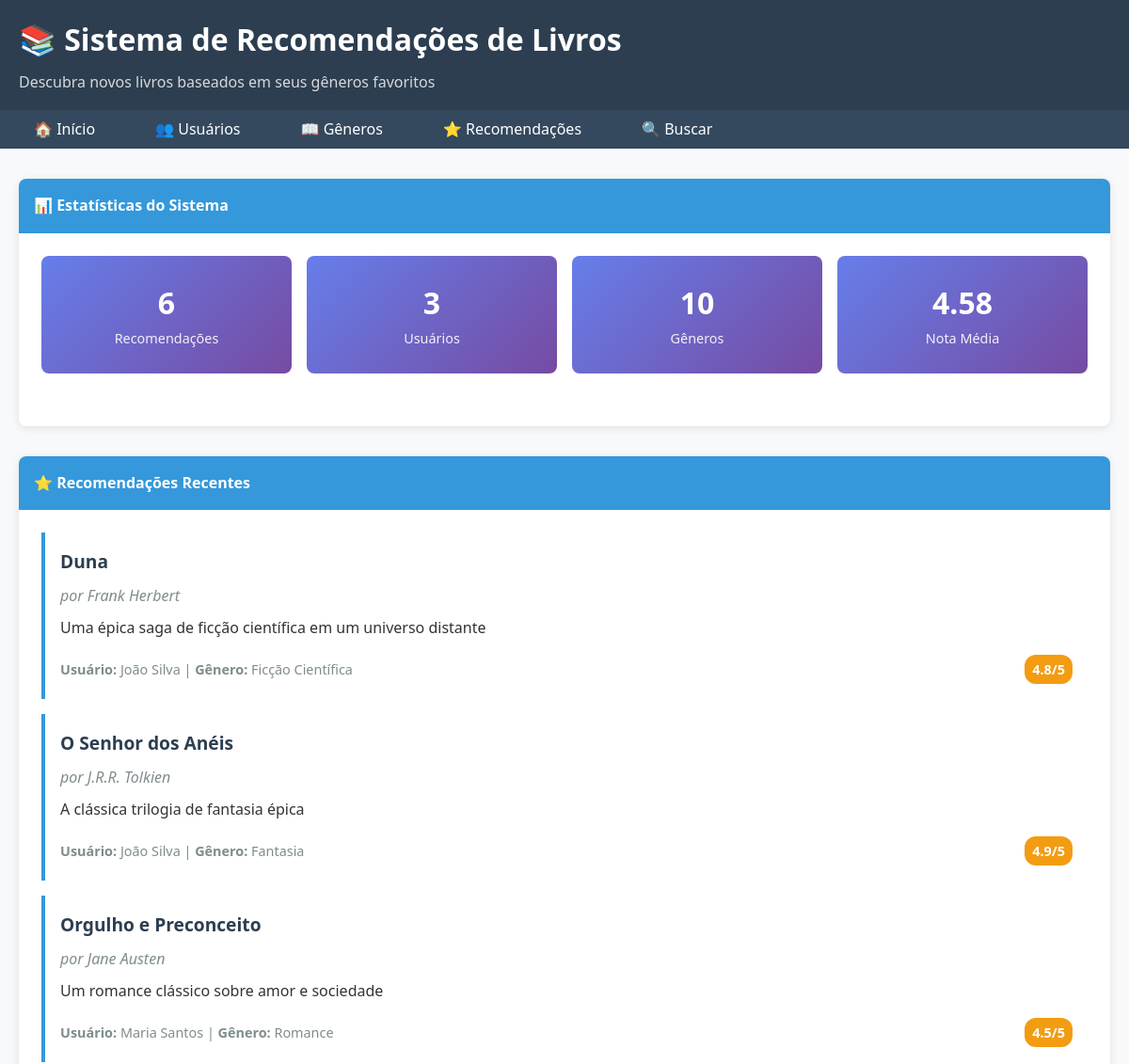
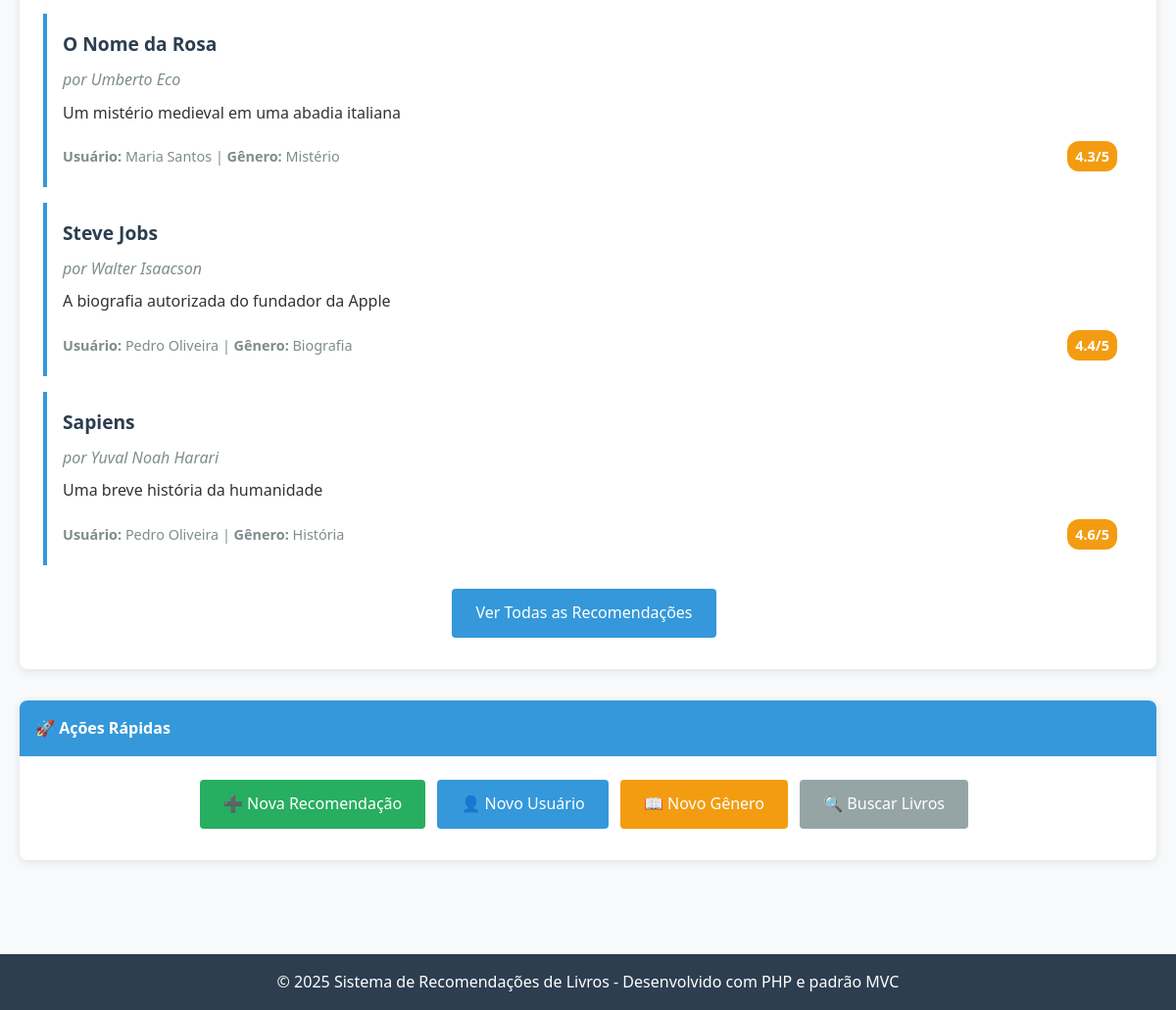
The page / on the database its author committed (2 pictures, top to bottom).
### tables this page shows
CREATE TABLE recomendacoes (
    id INT AUTO_INCREMENT PRIMARY KEY,
    usuario_id INT,
    genero_id INT,
    livro_recomendado VARCHAR(150) NOT NULL,
    autor VARCHAR(100),
    descricao TEXT,
    nota DECIMAL(3,2) DEFAULT 0.00,
    data_recomendacao TIMESTAMP DEFAULT CURRENT_TIMESTAMP,
    FOREIGN KEY (usuario_id) REFERENCES usuarios(id) ON DELETE CASCADE,
    FOREIGN KEY (genero_id) REFERENCES generos(id) ON DELETE CASCADE
);

CREATE TABLE usuarios (
    id INT AUTO_INCREMENT PRIMARY KEY,
    nome VARCHAR(100) NOT NULL,
    email VARCHAR(100) UNIQUE NOT NULL,
    senha VARCHAR(255) NOT NULL,
    data_cadastro TIMESTAMP DEFAULT CURRENT_TIMESTAMP
);

CREATE TABLE generos (
    id INT AUTO_INCREMENT PRIMARY KEY,
    nome VARCHAR(100) NOT NULL UNIQUE,
    descricao TEXT,
    data_cadastro TIMESTAMP DEFAULT CURRENT_TIMESTAMP
);

### app/Controllers/HomeController.php (called while the page is built, shortened)
<?php
class HomeController extends Controller {
    private $recomendacaoService;
    public function __construct() {
        $this->recomendacaoService = new RecomendacaoService();
    }
    public function index() {
        try {
            $recomendacoes = $this->recomendacaoService->listarRecomendacoesComDetalhes();
            $estatisticas = $this->recomendacaoService->obterEstatisticas();
            $this->render('home/index', [
                'recomendacoes' => $recomendacoes,
                'estatisticas' => $estatisticas,
                'success_message' => $this->getSuccessMessage(),
                'error_message' => $this->getErrorMessage()
            ]);
        } catch (Exception $e) {
            $this->setErrorMessage("Erro ao carregar página inicial: " . $e->getMessage());
            $this->render('home/index', [
                'recomendacoes' => [],
                'estatisticas' => [],
                'error_message' => $this->getErrorMessage()
            ]);
        }
    }
}
?>

### index.php (called while the page is built, shortened)
<?php
require_once dirname(__DIR__) . '/core/Autoload.php';
require_once dirname(__DIR__) . '/routes/Router.php';
$router = new Router();
$router->get('/', 'Home', 'index');
$router->get('/buscar', 'Home', 'buscar');
$router->get('/usuarios', 'Usuario', 'index');
$router->get('/usuarios/criar', 'Usuario', 'criar');
$router->post('/usuarios/salvar', 'Usuario', 'salvar');
$router->get('/usuarios/editar/{id}', 'Usuario', 'editar');
$router->post('/usuarios/atualizar/{id}', 'Usuario', 'atualizar');
$router->get('/usuarios/remover/{id}', 'Usuario', 'remover');
$router->get('/usuarios/visualizar/{id}', 'Usuario', 'visualizar');
$router->get('/generos', 'Genero', 'index');
$router->get('/generos/criar', 'Genero', 'criar');
$router->post('/generos/salvar', 'Genero', 'salvar');
$router->get('/generos/editar/{id}', 'Genero', 'editar');
$router->post('/generos/atualizar/{id}', 'Genero', 'atualizar');
$router->get('/generos/remover/{id}', 'Genero', 'remover');
$router->get('/generos/visualizar/{id}', 'Genero', 'visualizar');
$router->get('/recomendacoes', 'Recomendacao', 'index');
$router->get('/recomendacoes/criar', 'Recomendacao', 'criar');
$router->post('/recomendacoes/salvar', 'Recomendacao', 'salvar');
$router->get('/recomendacoes/editar/{id}', 'Recomendacao', 'editar');
$router->post('/recomendacoes/atualizar/{id}', 'Recomendacao', 'atualizar');
$router->get('/recomendacoes/remover/{id}', 'Recomendacao', 'remover');
$router->get('/recomendacoes/visualizar/{id}', 'Recomendacao', 'visualizar');
try {
    $router->dispatch();
} catch (Exception $e) {
    http_response_code(500);
    echo "<h1>Erro interno do servidor</h1>";
    echo "<p>" . htmlspecialchars($e->getMessage()) . "</p>";
    if (true) {
        echo "<pre>" . htmlspecialchars($e->getTraceAsString()) . "</pre>";
    }
}
?>

### core/Autoload.php (called while the page is built, shortened)
<?php
class Autoload {
    public static function load($className) {
        $baseDir = dirname(__DIR__) . '/';
        $directories = [
            'app/Models/',
            'app/Controllers/',
            'app/DAO/',
            'app/Services/',
            'core/',
            'core/Database/'
        ];
        foreach ($directories as $directory) {
            $file = $baseDir . $directory . $className . '.php';
            if (file_exists($file)) {
                return;
            }
        }
    }
}
?>

### config/config.php (called while the page is built, shortened)
<?php
class Config {
    public static function getDSN() {
        return "mysql:host=" . self::DB_HOST . ";dbname=" . self::DB_NAME . ";charset=" . self::DB_CHARSET;
    }
    public static function getPDOOptions() {
        return [
            PDO::ATTR_ERRMODE => PDO::ERRMODE_EXCEPTION,
            PDO::ATTR_DEFAULT_FETCH_MODE => PDO::FETCH_ASSOC,
            PDO::ATTR_EMULATE_PREPARES => false,
        ];
    }
}
?>

### core/Database/MysqlSingleton.php (called while the page is built, shortened)
<?php
require_once dirname(__DIR__, 2) . '/config/config.php';
class MysqlSingleton {
    private static $instance = null;
    private $connection;
    private function __construct() {
        try {
            $this->connection = new PDO(
                Config::getDSN(),
                Config::DB_USER,
                Config::DB_PASS,
                Config::getPDOOptions()
            );
        } catch (PDOException $e) {
            throw new Exception("Erro na conexão com o banco de dados: " . $e->getMessage());
        }
    }
    public static function getInstance() {
        if (self::$instance === null) {
            self::$instance = new self();
        }
        return self::$instance;
    }
    public function query($sql, $params = []) {
        try {
            $stmt = $this->connection->prepare($sql);
            $stmt->execute($params);
            return $stmt;
        } catch (PDOException $e) {
            throw new Exception("Erro na execução da query: " . $e->getMessage());
        }
    }
}
?>

### app/Services/RecomendacaoService.php (called while the page is built, shortened)
<?php
class RecomendacaoService {
    private $recomendacaoDAO;
    private $usuarioService;
    private $generoService;
    public function __construct() {
        $this->recomendacaoDAO = new RecomendacaoDAO();
        $this->usuarioService = new UsuarioService();
        $this->generoService = new GeneroService();
    }
    public function listarRecomendacoes() {
        return $this->recomendacaoDAO->listarTodos();
    }
    public function listarRecomendacoesComDetalhes() {
        return $this->recomendacaoDAO->listarComDetalhes();
    }
    public function obterEstatisticas() {
        $todasRecomendacoes = $this->listarRecomendacoes();
        $usuarios = $this->usuarioService->listarUsuarios();
        $generos = $this->generoService->listarGeneros();
        $estatisticas = [
            'total_recomendacoes' => count($todasRecomendacoes),
            'total_usuarios' => count($usuarios),
            'total_generos' => count($generos),
            'nota_media' => 0
        ];
        if (!empty($todasRecomendacoes)) {
            $somaNotas = 0;
            $contadorNotas = 0;
            foreach ($todasRecomendacoes as $recomendacao) {
                if ($recomendacao->getNota() > 0) {
                    $somaNotas += $recomendacao->getNota();
                    $contadorNotas++;
                }
            }
            if ($contadorNotas > 0) {
                $estatisticas['nota_media'] = round($somaNotas / $contadorNotas, 2);
            }
        }
        return $estatisticas;
    }
}
?>

### app/DAO/RecomendacaoDAO.php (called while the page is built, shortened)
<?php
class RecomendacaoDAO implements IRecomendacaoDAO {
    private $db;
    public function __construct() {
        $this->db = MysqlSingleton::getInstance();
    }
    public function listarTodos() {
        $sql = "SELECT * FROM recomendacoes ORDER BY data_recomendacao DESC";
        $stmt = $this->db->query($sql);
        $recomendacoes = [];
        while ($data = $stmt->fetch()) {
            $recomendacoes[] = Recomendacao::fromArray($data);
        }
        return $recomendacoes;
    }
    public function listarComDetalhes() {
        $sql = "SELECT r.*, u.nome as usuario_nome, g.nome as genero_nome
                FROM recomendacoes r
                INNER JOIN usuarios u ON r.usuario_id = u.id
                INNER JOIN generos g ON r.genero_id = g.id
                ORDER BY r.data_recomendacao DESC";
        $stmt = $this->db->query($sql);
        $recomendacoes = [];
        while ($data = $stmt->fetch()) {
            $data['usuario_nome'] = $data['usuario_nome'];
            $data['genero_nome'] = $data['genero_nome'];
            $recomendacoes[] = $data;
        }
        return $recomendacoes;
    }
}
?>

### app/Models/Recomendacao.php (called while the page is built, shortened)
<?php
class Recomendacao {
    public static function fromArray($data) {
        return new self(
            $data['id'] ?? null,
            $data['usuario_id'] ?? null,
            $data['genero_id'] ?? null,
            $data['livro_recomendado'] ?? null,
            $data['autor'] ?? null,
            $data['descricao'] ?? null,
            $data['nota'] ?? null,
            $data['data_recomendacao'] ?? null
        );
    }
}
?>

### app/Services/UsuarioService.php (called while the page is built, shortened)
<?php
class UsuarioService {
    private $usuarioDAO;
    public function __construct() {
        $this->usuarioDAO = new UsuarioDAO();
    }
    public function listarUsuarios() {
        return $this->usuarioDAO->listarTodos();
    }
}
?>

### app/DAO/UsuarioDAO.php (called while the page is built, shortened)
<?php
class UsuarioDAO implements IUsuarioDAO {
    private $db;
    public function __construct() {
        $this->db = MysqlSingleton::getInstance();
    }
    public function listarTodos() {
        $sql = "SELECT * FROM usuarios ORDER BY nome";
        $stmt = $this->db->query($sql);
        $usuarios = [];
        while ($data = $stmt->fetch()) {
            $usuarios[] = Usuario::fromArray($data);
        }
        return $usuarios;
    }
}
?>

### app/Models/Usuario.php (called while the page is built, shortened)
<?php
class Usuario {
    public static function fromArray($data) {
        return new self(
            $data['id'] ?? null,
            $data['nome'] ?? null,
            $data['email'] ?? null,
            $data['senha'] ?? null,
            $data['data_cadastro'] ?? null
        );
    }
}
?>

### app/Services/GeneroService.php (called while the page is built, shortened)
<?php
class GeneroService {
    private $generoDAO;
    public function __construct() {
        $this->generoDAO = new GeneroDAO();
    }
    public function listarGeneros() {
        return $this->generoDAO->listarTodos();
    }
}
?>

### app/DAO/GeneroDAO.php (called while the page is built, shortened)
<?php
class GeneroDAO implements IGeneroDAO {
    private $db;
    public function __construct() {
        $this->db = MysqlSingleton::getInstance();
    }
    public function listarTodos() {
        $sql = "SELECT * FROM generos ORDER BY nome";
        $stmt = $this->db->query($sql);
        $generos = [];
        while ($data = $stmt->fetch()) {
            $generos[] = Genero::fromArray($data);
        }
        return $generos;
    }
}
?>

### app/Models/Genero.php (called while the page is built, shortened)
<?php
class Genero {
    public static function fromArray($data) {
        return new self(
            $data['id'] ?? null,
            $data['nome'] ?? null,
            $data['descricao'] ?? null,
            $data['data_cadastro'] ?? null
        );
    }
}
?>

### app/Views/home/index.php (the view)
<?php include dirname(__DIR__) . '/layout/header.php'; ?>
<div class="card">
    <div class="card-header">
        📊 Estatísticas do Sistema
    </div>
    <div class="card-body">
        <div class="stats">
            <div class="stat-card">
                <span class="stat-number"><?= $estatisticas['total_recomendacoes'] ?? 0 ?></span>
                <span class="stat-label">Recomendações</span>
            </div>
            <div class="stat-card">
                <span class="stat-number"><?= $estatisticas['total_usuarios'] ?? 0 ?></span>
                <span class="stat-label">Usuários</span>
            </div>
            <div class="stat-card">
                <span class="stat-number"><?= $estatisticas['total_generos'] ?? 0 ?></span>
                <span class="stat-label">Gêneros</span>
            </div>
            <div class="stat-card">
                <span class="stat-number"><?= $estatisticas['nota_media'] ?? 0 ?></span>
                <span class="stat-label">Nota Média</span>
            </div>
        </div>
    </div>
</div>
<div class="card">
    <div class="card-header">
        ⭐ Recomendações Recentes
    </div>
    <div class="card-body">
        <?php if (empty($recomendacoes)): ?>
            <p class="text-center">Nenhuma recomendação encontrada. <a href="/recomendacoes/criar">Criar primeira recomendação</a></p>
        <?php else: ?>
            <?php foreach (array_slice($recomendacoes, 0, 10) as $recomendacao): ?>
                <div class="recomendacao-item">
                    <div class="recomendacao-titulo">
                        <?= htmlspecialchars($recomendacao['livro_recomendado']) ?>
                    </div>
                    <?php if (!empty($recomendacao['autor'])): ?>
                        <div class="recomendacao-autor">
                            por <?= htmlspecialchars($recomendacao['autor']) ?>
                        </div>
                    <?php endif; ?>
                    <?php if (!empty($recomendacao['descricao'])): ?>
                        <p><?= htmlspecialchars($recomendacao['descricao']) ?></p>
                    <?php endif; ?>
                    <div class="recomendacao-meta">
                        <div>
                            <strong>Usuário:</strong> <?= htmlspecialchars($recomendacao['usuario_nome']) ?> |
                            <strong>Gênero:</strong> <?= htmlspecialchars($recomendacao['genero_nome']) ?>
                        </div>
                        <?php if ($recomendacao['nota'] > 0): ?>
                            <div class="nota"><?= number_format($recomendacao['nota'], 1) ?>/5</div>
                        <?php endif; ?>
                    </div>
                </div>
            <?php endforeach; ?>
            <div class="text-center mt-3">
                <a href="/recomendacoes" class="btn btn-primary">Ver Todas as Recomendações</a>
            </div>
        <?php endif; ?>
    </div>
</div>
<div class="card">
    <div class="card-header">
        🚀 Ações Rápidas
    </div>
    <div class="card-body text-center">
        <a href="/recomendacoes/criar" class="btn btn-success">➕ Nova Recomendação</a>
        <a href="/usuarios/criar" class="btn btn-primary">👤 Novo Usuário</a>
        <a href="/generos/criar" class="btn btn-warning">📖 Novo Gênero</a>
        <a href="/buscar" class="btn btn-secondary">🔍 Buscar Livros</a>
    </div>
</div>
<?php include dirname(__DIR__) . '/layout/footer.php'; ?>

### routes/Router.php (shortened to what this page needs)
<?php
class Router {
    private $routes = [];
    private function addRoute($httpMethod, $path, $controller, $method) {
        $this->routes[] = [
            'method' => $httpMethod,
            'path' => $path,
            'controller' => $controller,
            'action' => $method
        ];
    }
    public function dispatch() {
        $requestMethod = $_SERVER['REQUEST_METHOD'];
        $requestUri = $_SERVER['REQUEST_URI'];
        $requestUri = strtok($requestUri, '?');
        $scriptName = dirname($_SERVER['SCRIPT_NAME']);
        if ($scriptName !== '/') {
            $requestUri = str_replace($scriptName, '', $requestUri);
        }
        foreach ($this->routes as $route) {
            if ($route['method'] === $requestMethod && $this->matchPath($route['path'], $requestUri)) {
                $this->callController($route['controller'], $route['action'], $requestUri, $route['path']);
                return;
            }
        }
    }
    private function matchPath($routePath, $requestUri) {
        $pattern = preg_replace('/\{[^}]+\}/', '([^/]+)', $routePath);
        $pattern = '#^' . $pattern . '$#';
        return preg_match($pattern, $requestUri);
    }
    private function callController($controllerName, $method, $requestUri, $routePath) {
        $controller = new $controllerClass();
        $params = $this->extractParams($routePath, $requestUri);
        call_user_func_array([$controller, $method], $params);
    }
    private function extractParams($routePath, $requestUri) {
        $params = [];
        return $params;
    }
}
?>

### rows shown on the page
recomendacoes: livro_recomendado "Duna", autor "Frank Herbert", descricao "Uma épica saga de ficção científica em um universo distante", usuario.nome "João Silva", genero.nome "Ficção Científica", nota "4.8"
recomendacoes: livro_recomendado "O Senhor dos Anéis", autor "J.R.R. Tolkien", descricao "A clássica trilogia de fantasia épica", usuario.nome "João Silva", genero.nome "Fantasia", nota "4.9"
recomendacoes: livro_recomendado "Orgulho e Preconceito", autor "Jane Austen", descricao "Um romance clássico sobre amor e sociedade", usuario.nome "Maria Santos", genero.nome "Romance", nota "4.5"
recomendacoes: livro_recomendado "O Nome da Rosa", autor "Umberto Eco", descricao "Um mistério medieval em uma abadia italiana", usuario.nome "Maria Santos", genero.nome "Mistério", nota "4.3"
recomendacoes: livro_recomendado "Steve Jobs", autor "Walter Isaacson", descricao "A biografia autorizada do fundador da Apple", usuario.nome "Pedro Oliveira", genero.nome "Biografia", nota "4.4"
recomendacoes: livro_recomendado "Sapiens", autor "Yuval Noah Harari", descricao "Uma breve história da humanidade", usuario.nome "Pedro Oliveira", genero.nome "História", nota "4.6"

### other values the page prints
$estatisticas['total_recomendacoes'] "6"
$estatisticas['total_usuarios'] "3"
$estatisticas['total_generos'] "10"
$estatisticas['nota_media'] "4.58"
